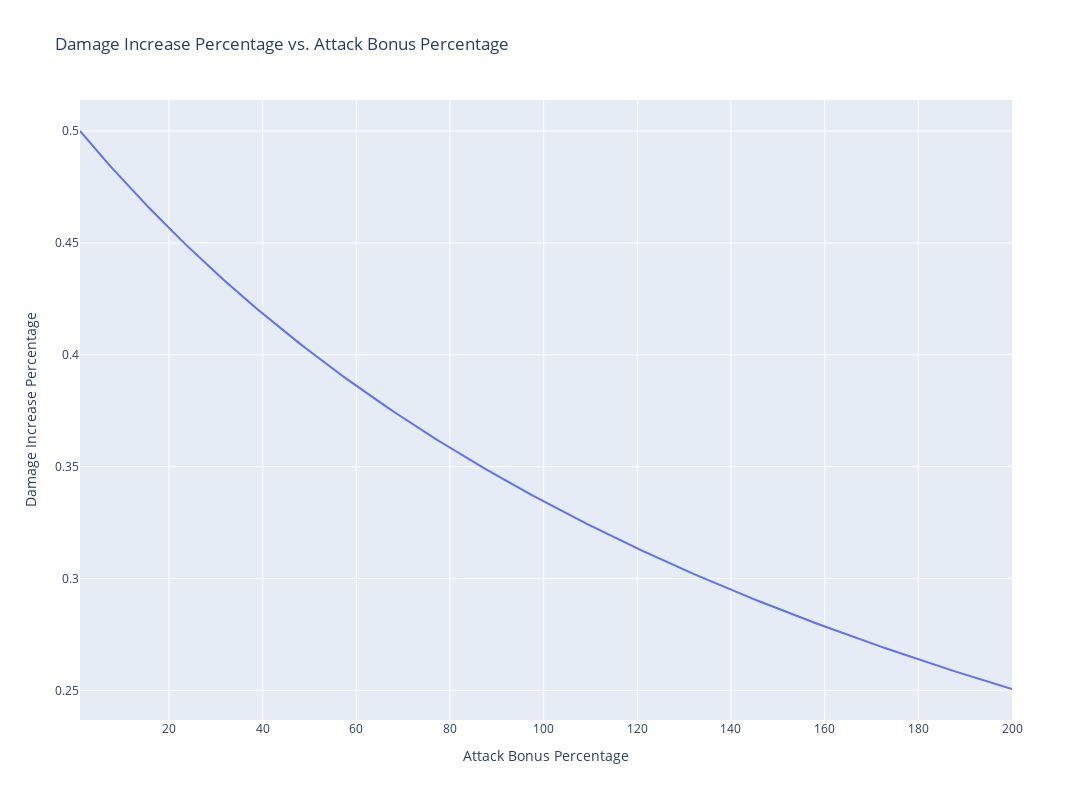

Here is the notebook cell this chart was saved with:
### Code cell
import numpy as np
import plotly.graph_objects as go

# Assume base attack is 1000
base_attack = 100000

# Attack bonus percentage, from 0% to 200%, step size is 1%
attack_bonus_percentage = np.arange(0.01, 2.01, 0.01)

# Crit score list
crit_scores = [280]

# Create a Plotly Figure object
fig = go.Figure()

# Plot the damage increase percentage curves for different crit scores
for crit_score in crit_scores:
    damage_increase = []
    for attack_bonus in attack_bonus_percentage:
        # Calculate current attack
        current_attack = base_attack * (1 + attack_bonus)

        # Calculate current total damage
        current_damage = (base_attack + current_attack) * (1 + 2 * (crit_score ** 2) / 9)

        # Calculate total damage at the previous attack bonus
        previous_attack = base_attack * (1 + max(attack_bonus - 0.01, 0))
        previous_damage = (base_attack + previous_attack) * (1 + 2 * (crit_score ** 2) / 9)

        # Calculate damage increase percentage
        damage_increase.append((current_damage / previous_damage - 1) * 100)

    fig.add_trace(go.Scatter(x=attack_bonus_percentage * 100, y=damage_increase, mode='lines', name=f'Crit Score: {crit_score}'))

#make fig larger in y-axis
fig.update_layout(
    autosize=False,
    width=1600,
    height=800,
)
# Set axis labels and title
fig.update_layout(
    title="Damage Increase Percentage vs. Attack Bonus Percentage",
    xaxis_title="Attack Bonus Percentage",
    yaxis_title="Damage Increase Percentage"
)

# Show the interactive plot
fig.show()

### Figure 1 — Plotly figure (JSON) as saved in the notebook; plotly's stock layout.template omitted (floating-point values rounded to 4 significant figures; data arrays with more than 128 entries replaced by an {"elided": "..."} marker saying what was removed)
{"data": [{"mode": "lines", "name": "Crit Score: 280", "type": "scatter", "x": {"elided": "200 float values"}, "y": {"elided": "200 float values"}}], "layout": {"autosize": false, "height": 800, "title": {"text": "Damage Increase Percentage vs. Attack Bonus Percentage"}, "width": 1600, "xaxis": {"title": {"text": "Attack Bonus Percentage"}}, "yaxis": {"title": {"text": "Damage Increase Percentage"}}}}
